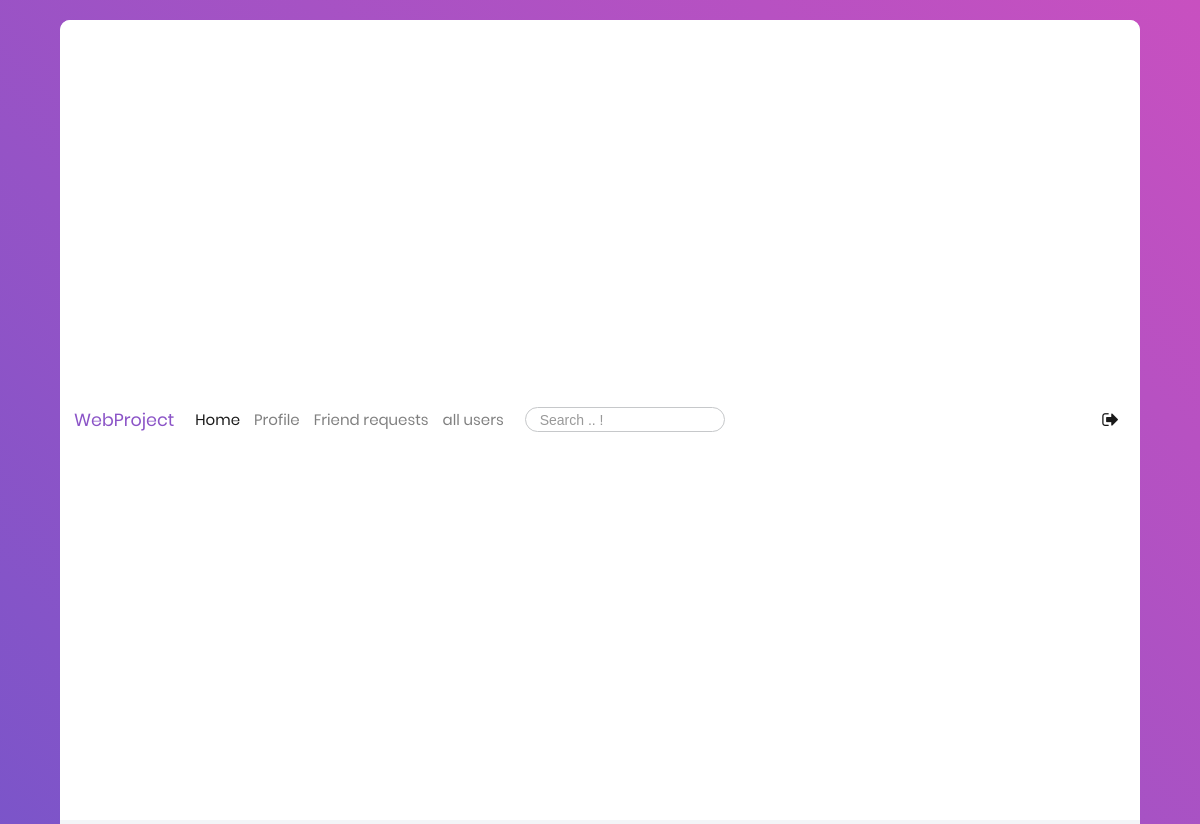
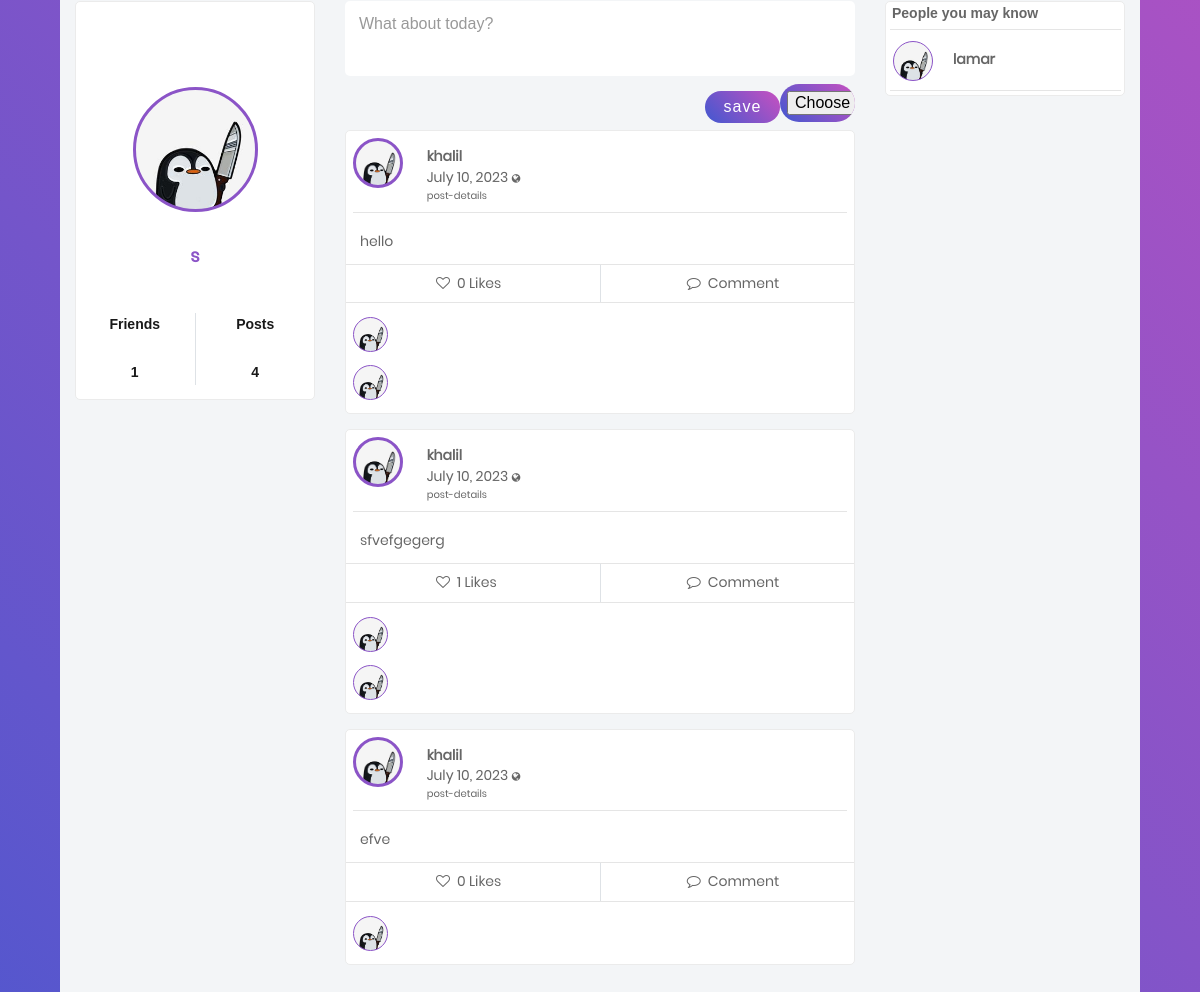
Page /blog/ (signed in) on the committed database (2 pictures, top to bottom).
### users/models.py (models this page shows, shortened)
class Profile(models.Model):
    user = models.OneToOneField(User, on_delete=models.CASCADE)
    image = models.ImageField(default='default.jpg', upload_to='profile_pics')
    bgimage = models.ImageField(default='default.jpg', upload_to='bg_pics')
    friends = models.ManyToManyField(User, blank=True, related_name='friends')
    slug = models.SlugField(unique=True,default=uuid.uuid1)
    forget_password_token= models.CharField(max_length=100)
    updated = models.DateTimeField( auto_now=True)
    created = models.DateTimeField( auto_now_add=True)
    objects = ProfileManager()
    def __str__(self):
        return f"{self.user.username}-{self.created.strftime('%d-%m-%Y')}"
    def get_friends(self):
        return self.friends.all()
    def get_friends2(self):
        return self.user.friends.all()
    def get_friends_no(self):
        return self.friends.all().count()
    def get_posts_no(self):
        return self.posts.all().count()

### blog/models.py (models this page shows, shortened)
class Post(models.Model):
    content = models.TextField()
    date_posted = models.DateTimeField(default = timezone.now)
    author = models.ForeignKey(User,on_delete=models.CASCADE)
    post_image = models.ImageField(null=True, blank=True, upload_to="images/")
    liked = models.ManyToManyField(Profile, blank=True, related_name='likes')
    updated = models.DateTimeField( auto_now=True)
    created = models.DateTimeField( auto_now_add=True)
    author = models.ForeignKey(Profile, on_delete=models.CASCADE, related_name='posts')
    def num_likes(self):
        return self.liked.all().count()
    class Meta:
        ordering = ('-created',)

class Comment(models.Model):
    user = models.ForeignKey(Profile, on_delete=models.CASCADE)
    post = models.ForeignKey(Post, on_delete=models.CASCADE)
    body = models.TextField(max_length=300)
    liked = models.ManyToManyField(Post, blank=True, related_name='likes')
    updated = models.DateTimeField(auto_now=True)
    created = models.DateTimeField(auto_now_add=True)

### blog/views.py (the view, shortened to what this page needs)
# urls.py: path('', views.home, name="blog-home"),
@login_required
def home(request):
    ordering =['-date_posted']
    profile = Profile.objects.get(user = request.user)
    nopro = Profile.objects.exclude(user = request.user)
    a = Profile.objects.all()
    a = set(a)
    b = set(profile.get_friends2())
    c = a.difference(b)
    print( type(a) )
    print(type(b))
    print(type(c))
    print(a)
    print(b)
    print(c)
    p_form = PostModelForm()
    c_form = CommentModelForm( )
    post_added=False
    context = {
        'posts':Post.objects.all().order_by('-date_posted'),
        'user': request.user,
        'pos': profile.get_posts_no,
        'im': Profile.objects.filter(user= request.user),
        'profile':profile,
        'friends': profile.get_friends(),
        'nofriend': c,
        'p_form':p_form,
        'c_form':c_form,
        'post_added':post_added,
    }
    return render(request, 'blog/home.html', context)

### blog/forms.py
class PostModelForm(forms.ModelForm):
    def __init__(self, *args: Any, **kwargs: Any) -> None:
        super().__init__(*args, **kwargs)
        self.helper = FormHelper()
        self.helper.form_show_labels = False
        self.fields["content"].help_text = None
        self.fields['content'].label = ""
        self.fields["content"].widget.attrs.update({
            "class":"w-full p-3 fs-16",
            "style":"height: 75px;resize: none;color: #666666;    border-radius: 5px;",
            "type":"text",
            "name":"cont",
            "id":"cont",
            "placeholder":"What about today?",
        })
        self.fields["post_image"].help_text = None
        self.fields['post_image'].label = ""
        self.fields["post_image"].widget.attrs.update({
            "type":"submit",
            "class":"float-r p-2 fs-16 post",
            "text":"",
        })
    class Meta:
        model = Post
        fields=('content','post_image')

class CommentModelForm(forms.ModelForm):
    def __init__(self, *args: Any, **kwargs: Any) -> None:
        super().__init__(*args, **kwargs)
        self.helper = FormHelper()
        self.helper.form_show_labels = False
        self.fields["body"].help_text = None
        self.fields['body'].label = ""
        self.fields["body"].widget.attrs.update({
            "class":"p-2 ",
            "style":"height: 75px;resize: none;color: #666666;    border-radius: 5px; border-style:solid;",
            "type":"text",
            "name":"fullname",
            "placeholder":"What about today?",
        })
    class Meta:
        model = Comment
        fields =('body',)

### blog/templates/blog/home.html (shortened to what this page needs)
{% extends "blog/base.html" %}
 {% load static %}
    {% block content %}
    <div class="container mt-5">
      <div class="row">
        <div class="col-sm-3 mobile-hidden">
          <div class="main-block">
            <div
              class="coverPicture"
              style="background: url('{{ user.profile.bgimage.url }}');"
            ></div>
            <div
              class="profilePicture"
              style="background: url('{{ user.profile.image.url }}');"
            ></div>
            <div class="FullName text-center fs-18 ProjectColor">
              {{ user }}
            </div>
            <div class="row statistic text-center fs-16 p-3">
              <div class="col">
                <p>Friends</p>
                <br />
                <p>{{ profile.get_friends_no }}</p>
              </div>
              <div class="col border-left">
                <p>Posts</p>
                <br />
                <p>{{ pos }}</p>
              </div>
            </div>
          </div>
        </div>
        <div class="col-sm-6 mobile-hidden">
          <form
            method="POST"
            action=""
            enctype="multipart/form-data"
          >
            {{p_form.as_p}}
            <div class="action p-2 pr-3">
              <button
                name="submit_p_form"
                type="submit"
                class="float-r p-2 fs-16 post"
              >
                save
              </button>
              <div class="clearfix"></div>
            </div>
          </form>
          {% include 'blog/post-list.html' %}
        </div>
        <div class="col-3 mobile-hidden">
          <div class="main-block">
            <div class="row">
              <div class="col pl-4">
                <p class="fs-14 font-cairo font-weight-600">
                  People you may know
                </p>
              </div>
            </div>
            <hr class="m-1" />
            {% for friend in nofriend %}
            {% if friend.user.username != user.username %}
            <div class="row">
              <div class="col-3">
                <div class="pt-2 pl-2 d-inline-block">
                  <div
                    class="Profile-Picture"
                    style="background: url('{{ friend.image.url }}');width: 40px;height: 40px;    border: 1.5px solid #8B54C7; "
                  ></div>
                </div>
              </div>
              <div class="col">
                <div class="UserName d-inline-block mt-3">
                  <p>
                    <a href="{% url 'profile-detail-view' friend.slug %}" class="font-weight-bold">{{ friend.user }}</a>
                  </p>
                </div>
              </div>
            </div>
            <hr class="m-1" />
            {% endif %}
            {% endfor %}
          </div>
        </div>
      </div>
    </div>
    {% endblock content %}

### blog/templates/blog/post-list.html (shortened to what this page needs)
{% for post in posts %}
            {% if post.author.user in friends %}
          <div class="main-block post-with-photo" id="post-list">
            <div class="Post-Box">
              <div class="header row">
                <div class="col-1" style="padding-right: 15%;">
                  <div class="pt-2 pl-2 d-inline-block">
                    <div
                      class="Profile-Picture"
                      style="background: url('{{ post.author.image.url }}') "
                    ></div>
                  </div>
                </div>
                <div class="col-8 p-l-0">
                  <div class="UserName d-inline-block mt-3">
                    <p>
                      <a href="{% url 'profile-detail-view' post.author.slug %}" class="font-weight-bold">{{ post.author.user }}</a>
                    </p>
                    <p class="lh-1-2">
                     {{ post.date_posted|date:"F d, Y" }}
                      <i
                        class="fa fa-globe fs-10"
                        data-toggle="tooltip"
                        data-placement="top"
                        title="Public"
                      ></i>
                      <br />
                      <a href=" {%url 'post-detail' post.id %} " class="fs-10"
                        >post-details</a
                      >
                    </p>
                  </div>
                </div>
              </div>
              <hr class="m-2" />
              <div class="body row">
                <div class="details col">
                  <p class="px-3" style="padding: 10px">{{ post.content }}</p>
                </div>
              </div>
              <hr class="mt-0 mb-0" />
              <div class="footer">
                <div class="row action-btn">
                  <div class="col">
                    <form method="POST" action="{% url 'like-post-view' %}">
                      {% if profile not in post.liked.all %}
                      <button
                        style="
                          background-color: transparent;
                          border: none;
                          box-shadow: none;
                        "
                        type="submit"
                      >
                        <p class="py-2 footer-btn" style="padding-left: 90px">
                          <i class="fa fa-heart-o" aria-hidden="true"></i>
                          <span class="px-1"> {{ post.num_likes }} Likes</span>
                        </p>
                      </button>
                      {% endif %}
                    </form>
                  </div>
                  <div class="col border-left">
                    <p class="py-2 footer-btn text-center">
                      <a href=""
                        ><i class="fa fa-comment-o" aria-hidden="true"></i>
                        <span class="px-1"> Comment</span></a
                      >
                    </p>
                  </div>
                </div>
                <hr class="mt-0 mb-2" />
                <div class="row comment-list">
                  {% for c in post.comment_set.all %}
                  <div class="add-comment col-12 pt-0">
                    <div class="row">
                      <div class="col-1" style="padding-right: 12%;">
                        <div class="pt-2 pl-2 d-inline-block">
                          <div
                            class="Profile-Picture-Comment"
                            style="background: url('{{ c.user.image.url }}'); "
                          ></div>
                        </div>
                      </div>
                    </div>
                  </div>
                  {% endfor %}
                  <div class="add-comment col-12 pb-2">
                    <div class="row">
                      <div class="col-1" style="padding-right: 12%;">
                        <div class="pt-2 pl-2 d-inline-block">
                          <div
                            class="Profile-Picture-Comment"
                            style="background: url('{{ user.profile.image.url }}'); "
                          ></div>
                        </div>
                      </div>
                    </div>
                  </div>
                </div>
                </div>
              </div>
            </div>
            {% endif %}
            {% endfor %}

### blog/static/blog/css/main.css (style rules this page uses)
* { margin: 0px; padding: 0px; box-sizing: border-box; }
body, html { height: 100%; font-family: Poppins-Regular, sans-serif; }
a { font-family: Poppins-Regular; font-size: 14px; line-height: 1.7; color: #666666; margin: 0px; transition: all 0.4s; -webkit-transition: all 0.4s; -o-transition: all 0.4s; -moz-transition: all 0.4s; }
p { font-family: Poppins-Regular; font-size: 14px; line-height: 1.7; color: #666666; margin: 0px; }
input { outline: none; border: none; }
textarea { outline: none; border: none; }
button { outline: none !important; border: none; background: transparent; }
.main-block { background: #fff; border-radius: 5px; border: 1px solid #ebebeb; margin-bottom: 15px; }
.coverPicture { border-top-left-radius: 5px; -moz-border-radius-topleft: 5px; border-top-right-radius: 5px; -moz-border-radius-topright: 5px; height: 150px; background-size: cover !important; background-position: center top !important; }
.profilePicture { border-radius: 50%; height: 125px; width: 125px; margin: 0 auto; margin-top: -65px; border: 3px solid #8B54C7; background-size: cover !important; background-position: center top !important; }
.ProjectColor { color:#8B54C7 !important; }
.FullName { font-weight: 600; padding: 30px; }
.statistic p { font-weight: 600; color: rgba(0,0,0,.9); font-family: "Cairo", sans-serif !important; }
.post { background: linear-gradient(-135deg, #c850c0, #4158d0); width: 75px; border-radius: 25px; color: #fff; letter-spacing: 1px; }
.Profile-Picture { border-radius: 50%; width: 50px; height: 50px; background-size: cover !important; background-position: top center !important; border: 3px solid #8B54C7; }
.Profile-Picture-Comment { border-radius: 50%; width: 35px; height: 35px; background-size: cover !important; background-position: top center !important; border: 1.5px solid #8B54C7; }
.footer-btn { cursor: pointer; }
.mt-5 { margin-top: 5px !important; }

### rows in the picture
Profile: get_friends_no "1", id "4"
Post: author.image (placeholder picture), author.user "khalil", date_posted "July 10, 2023", content "hello", num_likes "0", profile.image (placeholder picture)
Comment: user.image (placeholder picture)
Post: author.image (placeholder picture), author.user "khalil", date_posted "July 10, 2023", content "sfvefgegerg", num_likes "1", profile.image (placeholder picture)
Comment: user.image (placeholder picture)
Post: author.image (placeholder picture), author.user "khalil", date_posted "July 10, 2023", content "efve", num_likes "0", profile.image (placeholder picture)
Profile: image (placeholder picture), user "lamar"

### other values in the picture
{{ user }} "s"
